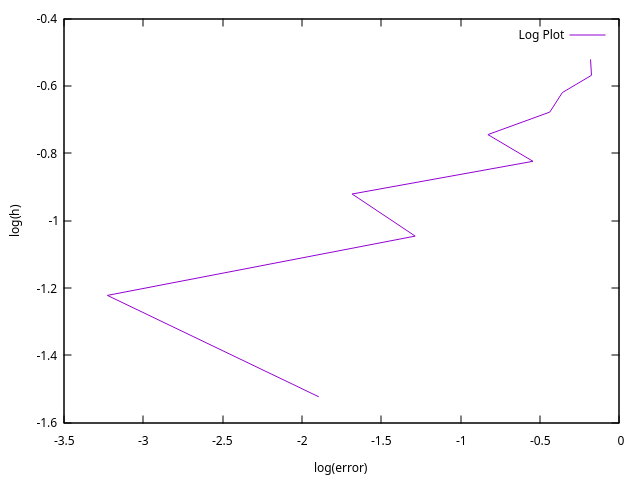

Write gnuplot code to recreate this figure.
set xlabel "log(error)"
set ylabel "log(h)"
plot "/tmp/log_plot.dat" with lines title "Log Plot"
